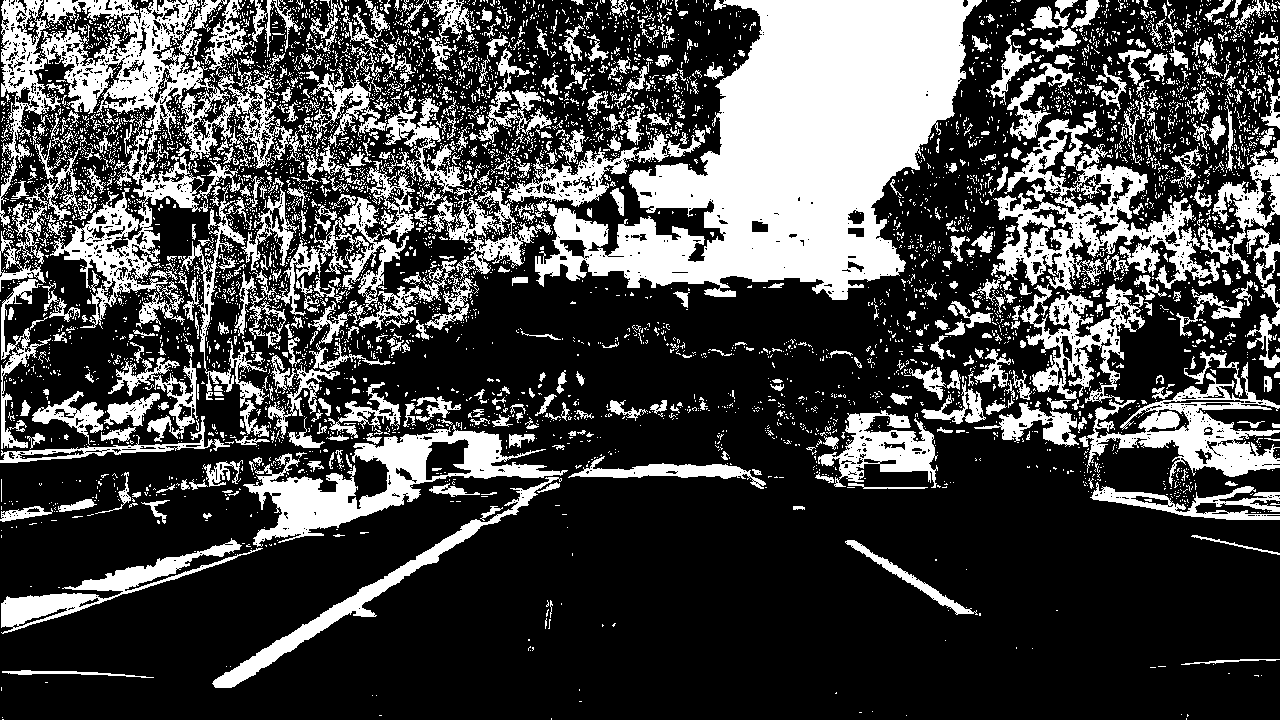
#> input picture output_images/binary_test1.png, 1280 x 720 px; its folder holds 5 pictures in this run
$ jupyter execute --allow-errors kartik_advancedlanelines.ipynb   (shell and % lines are left out)   (older library calls are emulated)
#> lines starting #> are read from the running program, lines starting #| are printed output that depends on the picture; after the words box and inside, x2 and y2 are one past the last pixel; in counts of white or black regions, pixels touching at a corner belong together; long printed decimals are rounded
[cell 1]
import numpy as np
import cv2
import glob
import matplotlib.pyplot as plt
import matplotlib.image as mpimg

[cell 2]
objp = np.zeros((6*9,3), np.float32)
objp[:,:2] = np.mgrid[0:9,0:6].T.reshape(-1,2)
objpoints, imgpoints=[],[]
images = glob.glob('camera_cal/calibration*.jpg')


for fname in images:
    img = mpimg.imread(fname)
    gray = cv2.cvtColor(img,cv2.COLOR_RGB2GRAY)


    ret, corners = cv2.findChessboardCorners(gray, (9,6),None)


    if ret==True:

        objpoints.append(objp)
        imgpoints.append(corners)


#> (the rest of this cell did not finish here and is left out)

[cell 3]
# [56 lines left out: functions abs_sobel_threshold, mag_thresh, direction_thresh, hls_schannel, hls_lchannel, not called in this run]

[cell 4]
test_images=glob.glob('test_images/test*.jpg')
i=0
for fname in test_images:
    i+=1
    image=mpimg.imread(fname)

    dir_binary=direction_thresh(image, sobel_kernel=17, thresh=(0.7,5))
    #plt.imshow(dir_binary)
    mag_binary = mag_thresh(image, sobel_kernel=15, mag_thresh=(100, 200))

    grad_binary = abs_sobel_threshold(image,kernel=25, sobel_thresh=(30,50))
    #print(grad_binary.shape)
    combined_grad = np.zeros_like(dir_binary)
    #print(dir_binary.shape)
    combined_grad[((grad_binary == 1)) | ((mag_binary == 1) & (dir_binary == 1))] = 1
    color_thresh=hls_schannel(image, thresh_s=(100,255))


    final=np.zeros_like(combined_grad)
    final[(combined_grad==1) | (color_thresh==1)]=1
    frame_normed = 255 * (final - final.min()) / (final.max() - final.min())
    frame_normed = np.array(frame_normed, np.int)
    cv2.imwrite('output_images/binary_test'+ str(int(i)) + '.png', frame_normed)
    plt.imshow(final)
    plt.show()

    print(final.shape)

#> (a cell that did not finish here is left out)

[cell 6]
test_images=glob.glob('output_images/binary_test*.png')
#> test_images = ['output_images/binary_test1.png', 'output_images/binary_test2.png', 'output_images/binary_test3.png', 'output_images/binary_test4.png']
#> `image=mpimg.imread(fname)`: image: shape (720, 1280) float32; values 0 (black) and 1 (white), 28.4% white; 5999 white regions (5369 under 20 px), largest, box (x1, y1, x2, y2) and area: (535, 0, 982, 300) 67525, (0, 0, 241, 329) 23947, (991, 110, 1220, 290) 12796
i=0
#> (the rest of this cell did not finish here and is left out)

[cell 7]
def histogram(img):
    bottom_half = img[img.shape[0]//2:,:]
    histogram = np.sum(bottom_half, axis=0)
    return histogram
img=mpimg.imread('output_images/perspective_test1.png')
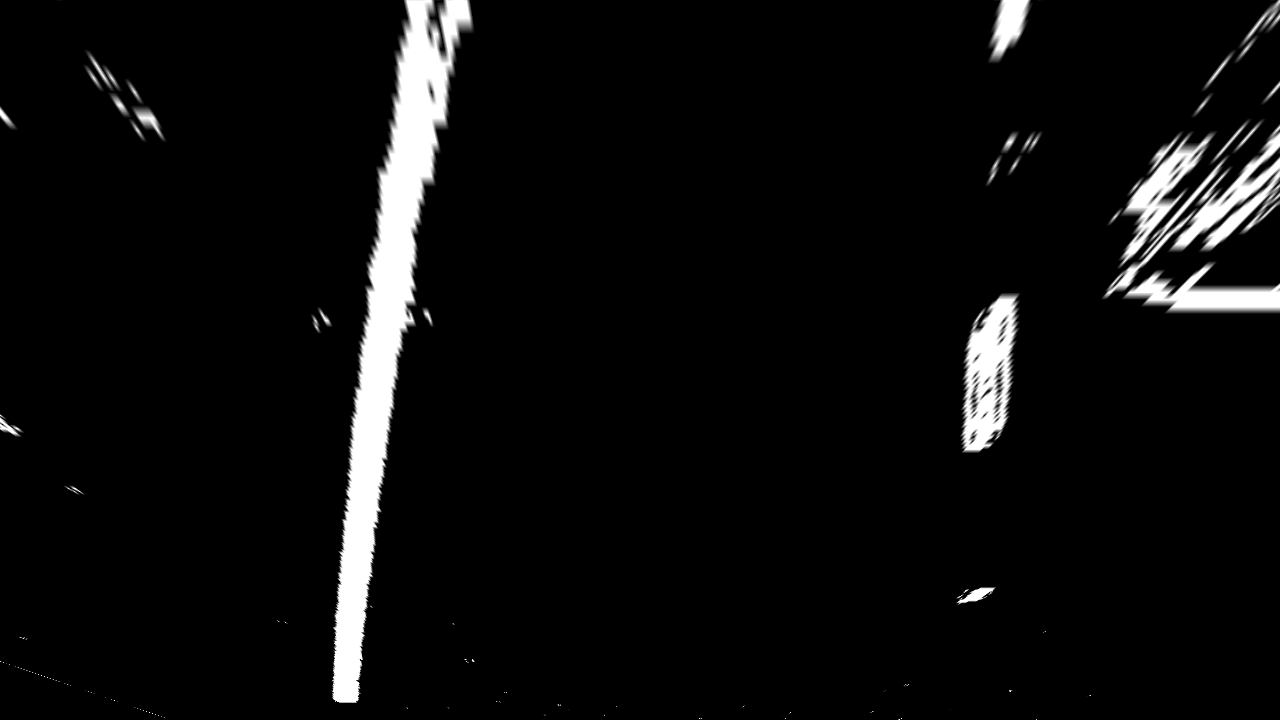
#> input picture output_images/perspective_test1.png, 1280 x 720 px
#> img is the input picture: shape (720, 1280) float32; min 0, max 1, mean 0.0514
oue=np.dstack((img,img,img))
hist=histogram(img)
#> in histogram, `bottom_half = img[img.shape[0]//2:,:]`:
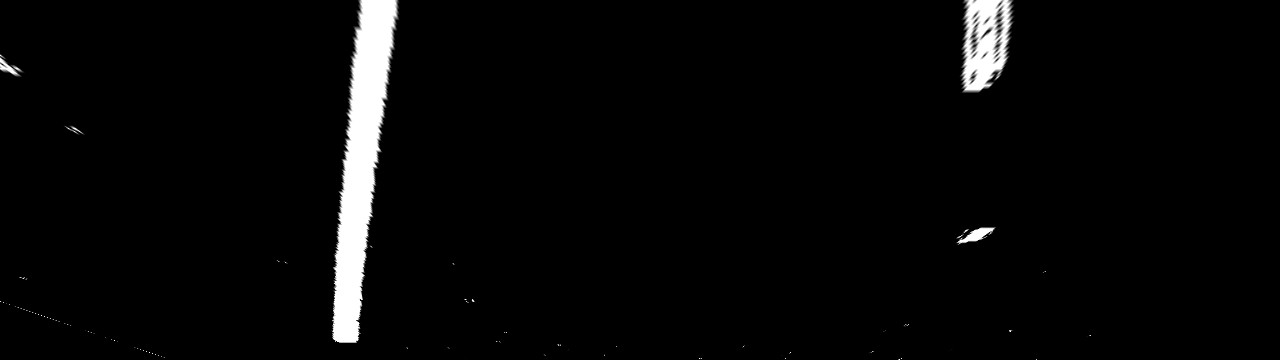
#> bottom_half: shape (360, 1280) float32; min 0, max 1, mean 0.0315
#> in histogram, `histogram = np.sum(bottom_half, axis=0)`: histogram = 1280 values, max 310.2 at index 357, min 0 at index 28, mean 11.35
#> hist has the same summary as histogram in histogram
plt.plot(hist)
midpoint = np.int(hist.shape[0]//2)
#> midpoint = 640
#left and right side peaks
leftx_base = np.argmax(hist[:midpoint])
#> leftx_base = 357
rightx_base = np.argmax(hist[midpoint:]) + midpoint
#> rightx_base = 980
out_img = np.dstack((img, img, img))*255

nwindows=9
margin=100
minpix=50

window_height = np.int(img.shape[0]//nwindows)
#> window_height = 80
nonzero = img.nonzero() #nonzero indices of the image
#> nonzero = 63940 positions, rows 0 to 719, columns 0 to 1279
nonzeroy = np.array(nonzero[0])# nonzero y indices of the image
nonzerox = np.array(nonzero[1])# nonzero x indices of the image

leftx_current = leftx_base                #initialize the left lane pixel
#> leftx_current = 357
rightx_current = rightx_base              #initialize the right lane pixel
#> rightx_current = 980


left_lane_inds = []
right_lane_inds = []

for window in range(nwindows):

  win_y_low = img.shape[0] - (window+1)*window_height
  win_y_high = img.shape[0] - window*window_height
  win_xleft_low = leftx_current - margin
  win_xleft_high = leftx_current + margin
  win_xright_low = rightx_current - margin
  win_xright_high = rightx_current + margin

  good_left_inds = ((nonzeroy >= win_y_low) & (nonzeroy < win_y_high) &
  (nonzerox >= win_xleft_low) &  (nonzerox < win_xleft_high)).nonzero()[0]
  good_right_inds = ((nonzeroy >= win_y_low) & (nonzeroy < win_y_high) &
  (nonzerox >= win_xright_low) &  (nonzerox < win_xright_high)).nonzero()[0]


  left_lane_inds.append(good_left_inds)
  right_lane_inds.append(good_right_inds)
  if len(good_left_inds) > minpix:
            leftx_current = np.int(np.mean(nonzerox[good_left_inds]))
  if len(good_right_inds) > minpix:
            rightx_current = np.int(np.mean(nonzerox[good_right_inds]))
#> this loop made 9 passes
#> (win_xleft_low, win_xleft_high, win_xright_low, win_xright_high, leftx_current, rightx_current) on passes 2, 4, 5, 6, 7, 8, 9: (246, 446, 880, 1080, 351, 976), (260, 460, 876, 1076, 369, 982), (269, 469, 882, 1082, 378, 989), (278, 478, 889, 1089, 389, 1001), (289, 489, 901, 1101, 401, 999), (301, 501, 899, 1099, 417, 1019), (317, 517, 919, 1119, 431, 1007)
#> (win_xleft_low, win_xleft_high, win_xright_low, win_xright_high, leftx_current) on passes 1, 3: (257, 457, 880, 1080, 346), (251, 451, 876, 1076, 360)
#> after the loop, left_lane_inds = 9 items; right_lane_inds = 9 items

left_lane_inds = np.concatenate(left_lane_inds)
right_lane_inds = np.concatenate(right_lane_inds)
#> right_lane_inds = 10063 values, max 63939 at index 26, min 73 at index 8218, mean 37447.9


leftx = nonzerox[left_lane_inds]
lefty = nonzeroy[left_lane_inds]
rightx = nonzerox[right_lane_inds]
#> rightx = 10063 values, max 1047 at index 399, min 883 at index 16, mean 993.7
righty = nonzeroy[right_lane_inds]
#> righty = 10063 values, max 719 at index 24, min 0 at index 8218, mean 299.2

#leftx, lefty, rightx, righty, out = findpixels(img)

ploty = np.linspace(0, img.shape[0]-1, img.shape[0] )  #generate y values from the fitted polynomial
#> ploty = 720 values from 0 to 719

left_fit = np.polyfit(lefty, leftx, 2)  #POLYNOMIAL for left lane
#> left_fit = [0.000101, -0.205, 439.2]
right_fit = np.polyfit(righty, rightx, 2) #polynomial for right lane
#> right_fit = [-7.52e-05, -0.0305, 1011.4]
left_fitx=ploty*left_fit[0]**2+ploty*left_fit[1]+left_fit[2]
#> left_fitx = 720 values, max 439.2 at index 0, min 291.5 at index 719, mean 365.3
right_fitx=ploty*right_fit[0]**2+ploty*right_fit[1]+right_fit[2]
#> right_fitx = 720 values, max 1011.4 at index 0, min 989.5 at index 719, mean 1000.4


oue[lefty, leftx] = [255, 0, 0]
oue[righty, rightx] = [0, 0, 255]

plt.imshow(oue)
plt.plot(left_fitx, ploty, color='yellow')
plt.plot(right_fitx, ploty, color='yellow')
plt.xlim(0, img.shape[1])
plt.ylim(img.shape[0],0)
cv2.imwrite('output_images/sample.jpg', oue)
a=mpimg.imread('output_images/sample.jpg')
plt.imshow(a)
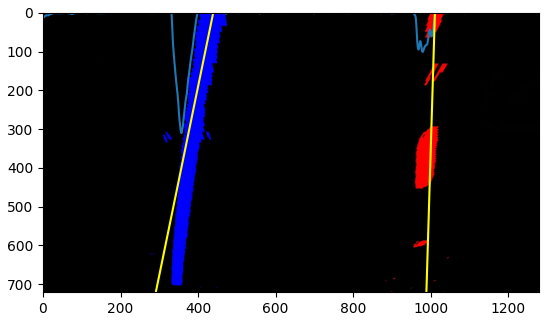
#> figure drawn by matplotlib, 1 panel

[cell 8]
#search around polynomial

margin = 100

binary_warped=mpimg.imread('output_images/perspective_test1.png')
nonzero = binary_warped.nonzero()
nonzeroy = np.array(nonzero[0])
nonzerox = np.array(nonzero[1])


left_lane_inds = ((nonzerox > (left_fit[0]*(nonzeroy**2) + left_fit[1]*nonzeroy +
                    left_fit[2] - margin)) & (nonzerox < (left_fit[0]*(nonzeroy**2) +
                    left_fit[1]*nonzeroy + left_fit[2] + margin)))
right_lane_inds = ((nonzerox > (right_fit[0]*(nonzeroy**2) + right_fit[1]*nonzeroy +
                    right_fit[2] - margin)) & (nonzerox < (right_fit[0]*(nonzeroy**2) +
                    right_fit[1]*nonzeroy + right_fit[2] + margin)))

leftx = nonzerox[left_lane_inds]
lefty = nonzeroy[left_lane_inds]
rightx = nonzerox[right_lane_inds]
#> rightx = 10068 values, max 1047 at index 10030, min 869 at index 10061, mean 993.6
righty = nonzeroy[right_lane_inds]
#> righty = 10068 values from 0 to 719

    # Fit new polynomials
ploty = np.linspace(0, img.shape[0]-1, img.shape[0] )  #generate y values from the fitted polynomial

left_fit = np.polyfit(lefty, leftx, 2)  #POLYNOMIAL for left lane
#> left_fit = [0.0001, -0.205, 439.2]
right_fit = np.polyfit(righty, rightx, 2) #polynomial for right lane
#> right_fit = [-8.58e-05, -0.0258, 1011.1]
left_fitx=ploty*left_fit[0]**2+ploty*left_fit[1]+left_fit[2]
#> left_fitx = 720 values, max 439.2 at index 0, min 291.8 at index 719, mean 365.5
right_fitx=ploty*right_fit[0]**2+ploty*right_fit[1]+right_fit[2]
#> right_fitx = 720 values, max 1011.1 at index 0, min 992.6 at index 719, mean 1001.9

out_img = np.dstack((binary_warped, binary_warped, binary_warped))*255
window_img = np.zeros_like(out_img)

out_img[nonzeroy[left_lane_inds], nonzerox[left_lane_inds]] = [255, 0, 0]
out_img[nonzeroy[right_lane_inds], nonzerox[right_lane_inds]] = [0, 0, 255]
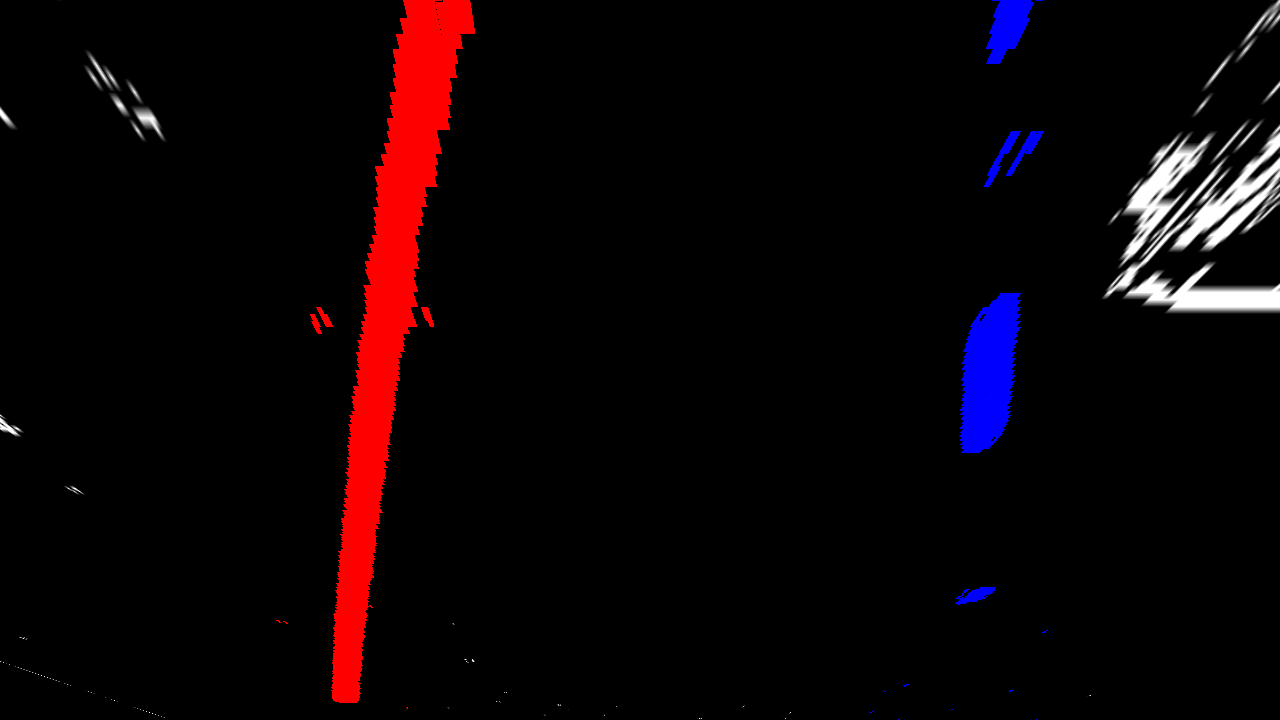
#> out_img: shape (720, 1280, 3) float32; mean of channels 0, 1, 2 12.5, 3.6, 6.4; drawn as R, G, B


left_line_window1 = np.array([np.transpose(np.vstack([left_fitx-margin, ploty]))])
#> left_line_window1 = 720 pairs, first value 191.8 to 339.2, second value 0 to 719
left_line_window2 = np.array([np.flipud(np.transpose(np.vstack([left_fitx+margin,
                              ploty])))])
#> left_line_window2 = 720 pairs, first value 391.8 to 539.2, second value 0 to 719
left_line_pts = np.hstack((left_line_window1, left_line_window2))
#> left_line_pts = 1440 pairs, first value 191.8 to 539.2, second value 0 to 719
right_line_window1 = np.array([np.transpose(np.vstack([right_fitx-margin, ploty]))])
#> right_line_window1 = 720 pairs, first value 892.6 to 911.1, second value 0 to 719
right_line_window2 = np.array([np.flipud(np.transpose(np.vstack([right_fitx+margin,
                              ploty])))])
#> right_line_window2 = 720 pairs, first value 1092.6 to 1111.1, second value 0 to 719
right_line_pts = np.hstack((right_line_window1, right_line_window2))
#> right_line_pts = 1440 pairs, first value 892.6 to 1111.1, second value 0 to 719


cv2.fillPoly(window_img, np.int_([left_line_pts]), (0,255, 0))
cv2.fillPoly(window_img, np.int_([right_line_pts]), (0,255, 0))
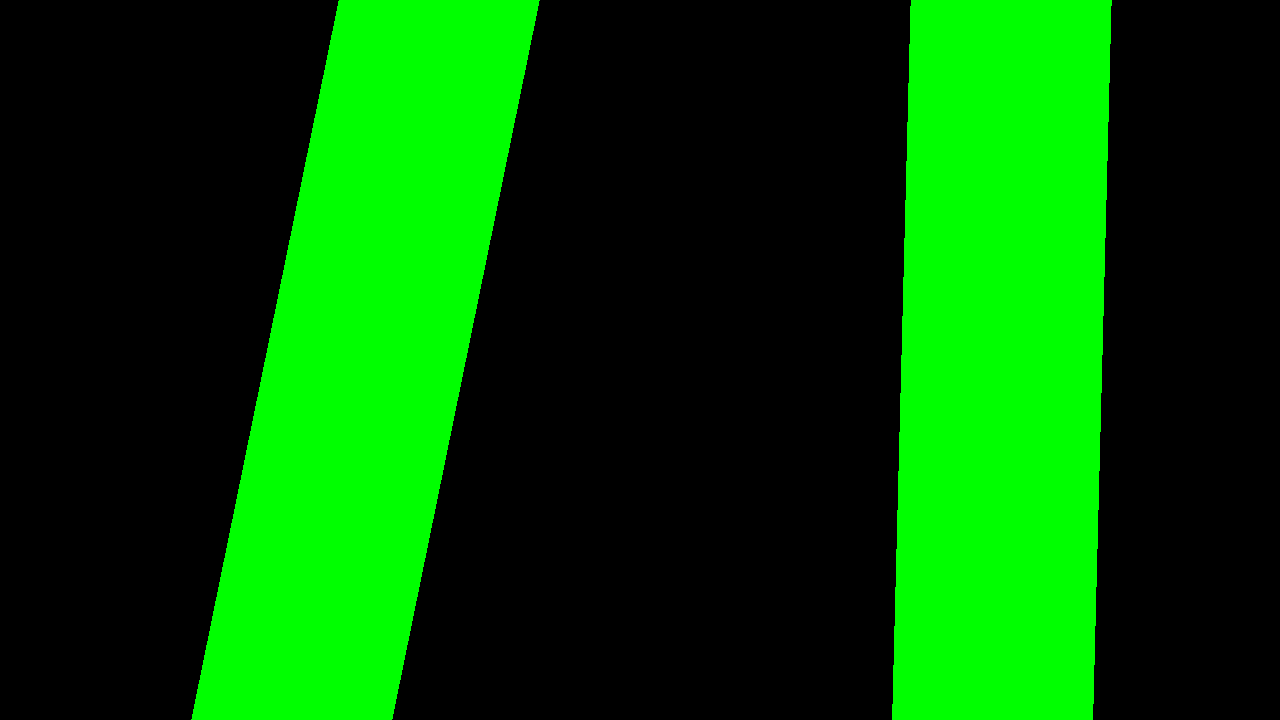
#> window_img: shape (720, 1280, 3) float32; mean of channels 0, 1, 2 0, 80.3, 0; drawn as R, G, B
result = cv2.addWeighted(out_img, 1, window_img, 0.3, 0)

plt.plot(left_fitx, ploty, color='yellow')
plt.plot(right_fitx, ploty, color='yellow')

plt.imshow(result)
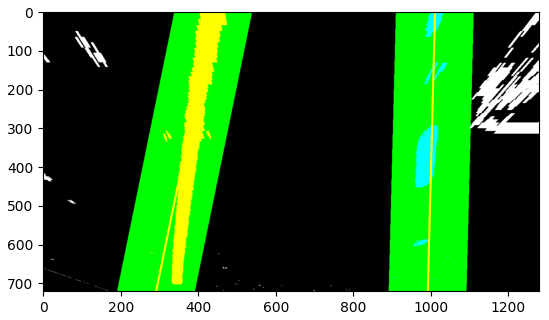
#> figure drawn by matplotlib, 1 panel

[cell 9]
#curvature

def measure_curvature(img):
    xp=30/720
    yp=3.7/700


    oue=np.dstack((img,img,img))
    hist=histogram(img)
#> hist has the same summary as histogram in histogram

    midpoint = np.int(hist.shape[0]//2)
#> midpoint = 640
#left and right side peaks
    leftx_base = np.argmax(hist[:midpoint])
#> leftx_base = 357
    rightx_base = np.argmax(hist[midpoint:]) + midpoint
#> rightx_base = 980
    out_img = np.dstack((img, img, img))*255

    nwindows=9
    margin=100
    minpix=50

    window_height = np.int(img.shape[0]//nwindows)
#> window_height = 80
    nonzero = img.nonzero() #nonzero indices of the image
#> nonzero = 63940 positions, rows 0 to 719, columns 0 to 1279
    nonzeroy = np.array(nonzero[0])# nonzero y indices of the image
    nonzerox = np.array(nonzero[1])# nonzero x indices of the image

    leftx_current = leftx_base                #initialize the left lane pixel
#> leftx_current = 357
    rightx_current = rightx_base              #initialize the right lane pixel
#> rightx_current = 980


    left_lane_inds = []
    right_lane_inds = []

    for window in range(nwindows):

      win_y_low = img.shape[0] - (window+1)*window_height
      win_y_high = img.shape[0] - window*window_height
      win_xleft_low = leftx_current - margin
      win_xleft_high = leftx_current + margin
      win_xright_low = rightx_current - margin
      win_xright_high = rightx_current + margin
      good_left_inds = ((nonzeroy >= win_y_low) & (nonzeroy < win_y_high) &
      (nonzerox >= win_xleft_low) &  (nonzerox < win_xleft_high)).nonzero()[0]
      good_right_inds = ((nonzeroy >= win_y_low) & (nonzeroy < win_y_high) &
      (nonzerox >= win_xright_low) &  (nonzerox < win_xright_high)).nonzero()[0]


      left_lane_inds.append(good_left_inds)
      right_lane_inds.append(good_right_inds)
      if len(good_left_inds) > minpix:
            leftx_current = np.int(np.mean(nonzerox[good_left_inds]))
      if len(good_right_inds) > minpix:
            rightx_current = np.int(np.mean(nonzerox[good_right_inds]))
#> after the loop, left_lane_inds = 9 items; right_lane_inds = 9 items

    left_lane_inds = np.concatenate(left_lane_inds)
    right_lane_inds = np.concatenate(right_lane_inds)
#> right_lane_inds = 10063 values, max 63939 at index 26, min 73 at index 8218, mean 37447.9


    leftx = nonzerox[left_lane_inds]
    lefty = nonzeroy[left_lane_inds]
    rightx = nonzerox[right_lane_inds]
#> rightx = 10063 values, max 1047 at index 399, min 883 at index 16, mean 993.7
    righty = nonzeroy[right_lane_inds]
#> righty = 10063 values, max 719 at index 24, min 0 at index 8218, mean 299.2

    ploty = np.linspace(0, img.shape[0]-1, img.shape[0] )  #generate y values from the fitted polynomial
#> ploty = 720 values from 0 to 719
    ymax=np.max(ploty)
#> ymax = 719
    left_fit = np.polyfit(lefty, leftx, 2)  #POLYNOMIAL for left lane
#> left_fit = [0.000101, -0.205, 439.2]
    right_fit = np.polyfit(righty, rightx, 2)
#> right_fit = [-7.52e-05, -0.0305, 1011.4]
    left_curverad = ((1 + (2*left_fit[0]*ymax*yp + left_fit[1])**2)**1.5) / np.absolute(2*left_fit[0])
#> left_curverad = 5260.4
    right_curverad = ((1 + (2*right_fit[0]*ymax*yp + right_fit[1])**2)**1.5) / np.absolute(2*right_fit[0])
#> right_curverad = 6662.6
    average_C=(left_curverad+right_curverad)/2
#> average_C = 5961.5

    #Calculate offset

    center_of_lane=(leftx[719]+rightx[719]/2)
#> center_of_lane = 850
    center_of_image=(img.shape[1]/2)
#> center_of_image = 640
    offset=abs(center_of_image-center_of_lane)*xp
#> offset = 8.75

    return average_C, offset


img=mpimg.imread('output_images/perspective_test1.png')
A,B=measure_curvature(img)
#> A = 5961.5; B = 8.75


print(A)
#| 5961.509
print(B)
#| 8.75

[cell 10]
#INVERSE TRANSFORM
warped=mpimg.imread('output_images/perspective_test1.png')

#> (the rest of this cell did not finish here and is left out)

[cell 11]
#finalpipeline
# [134 lines left out: function pipeline, not called in this run]

[cell 12]
images = glob.glob('test_images/test*.jpg')
#> images = []
i=0
for fname in images:
    i+=1
    img=mpimg.imread(fname)
    result=pipeline(img)
    plt.imshow(result)
    plt.show()
    cv2.imwrite('output_images/final'+  str(int(i)) +'.jpg' , result)
